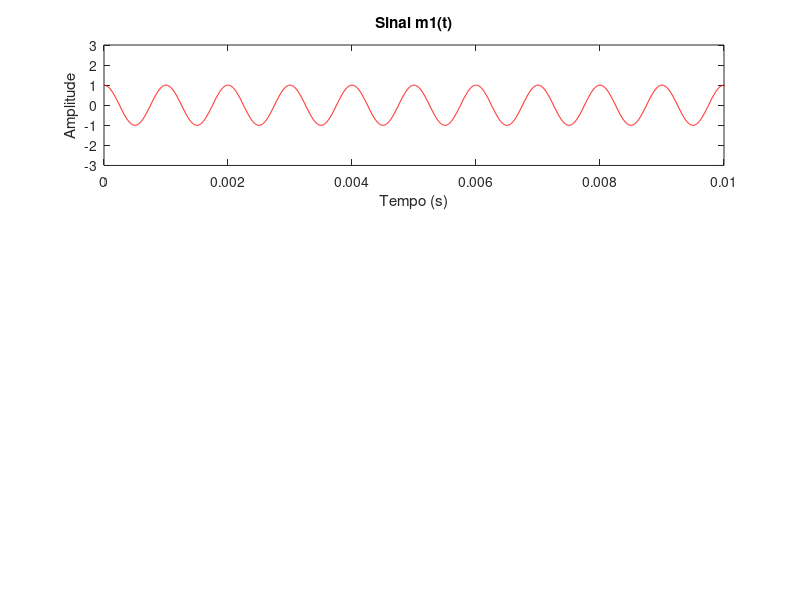
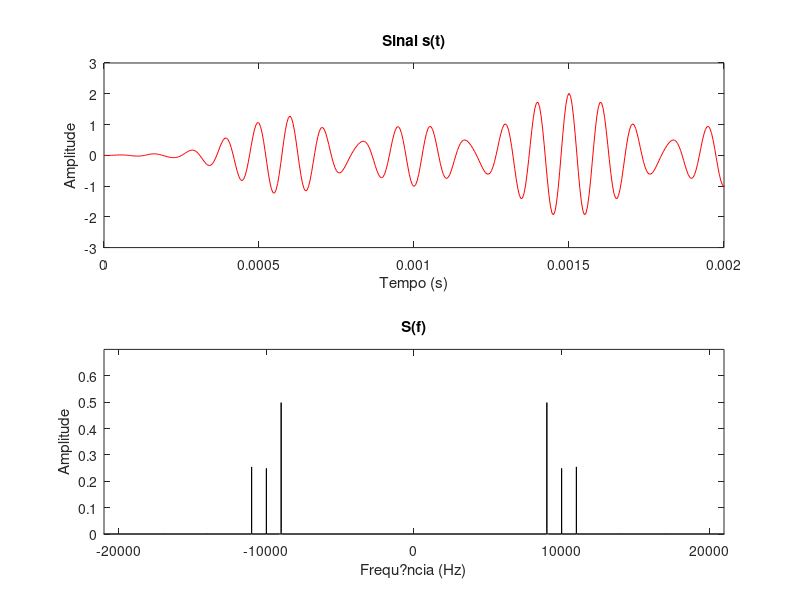
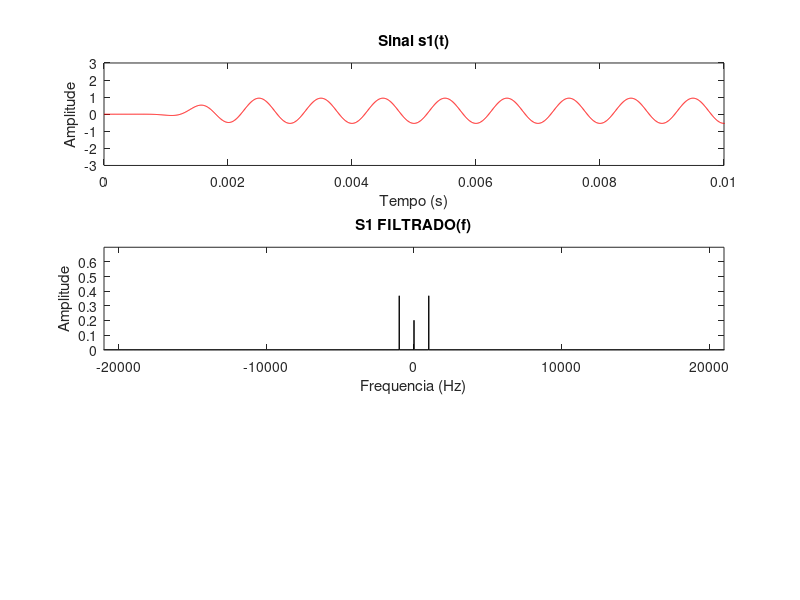

Write MATLAB code to recreate these figures, in order.
clc
close all
clear all

Am = 1;                                 % Amplitude do sinal 
Ac = 1;                                 % Amplitude da portadora
fm = 1000;                              % Frequ?ncia do sinal
fc = 1000;                              % Frequ?ncia da portadora
N = 200;                                % Fator de superamostragem
fs = N*fm;                              % Frequ?ncia de amostragem
num_periodos = 1000;                    % N?mero de per?odos
t_final = num_periodos*(1/fm);          % Dois per?odos
Ts = 1/fs;                              % Tempo de amostragem 
t = 0:Ts:t_final;                       % Vetor tempo
f_passo = 1/t_final;
f = -fs/2:f_passo:fs/2;

m1 = Am*cos(2*pi*fm.*t);
m2 = Am*cos(2*pi*2*fm*t);
m3 = Am*cos(2*pi*3*fm*t);

figure(1)
subplot(3,1,1)
plot(t,m1,'r')
ylabel('Amplitude')
xlabel('Tempo (s)')
title('Sinal m1(t)')
axis([0 t_final/100 -3*Am 3*Am])

c1 = Ac*cos(2*pi*10*fc.*t);
c2 = Ac*cos(2*pi*12*fc.*t);
c3 = Ac*cos(2*pi*14*fc.*t);

%modulando os sinais
m1_m = 2*m1.*c1;
m2_m = m2.*c2;
m3_m = m3.*c3;

%filtro passa faixa para nao misturar os sinais
pf1 = fir1(200, [8500/(fs/2) 9500/(fs/2)]);
pf2 = fir1(200, [9500/(fs/2) 10500/(fs/2)]);
pf3 = fir1(200, [10500/(fs/2) 11500/(fs/2)]);

%filtrando os sinais
m1_m_filtrado = filter(pf1, 1, m1_m);
m2_m_filtrado = filter(pf2, 1, m2_m);
m3_m_filtrado = filter(pf3, 1, m3_m);

%sinal enviado
s = m1_m_filtrado + m2_m_filtrado + m3_m_filtrado;

%sinal em funcao do tempo
figure(2)
subplot(2,1,1)
plot(t,s,'r')
ylabel('Amplitude')
xlabel('Tempo (s)')
title('Sinal s(t)')
axis([0 t_final/500 -3*Am 3*Am])
% 
subplot(2,1,2)
S = fftshift(fft(s)/length(s));
plot(f,abs(S),'k');
axis([-21*fc 21*fc 0 0.7]);
ylabel('Amplitude')
xlabel('Frequ?ncia (Hz)')
title('S(f)')


%tratamento recebimento do sinal
%gerando filtros para tratamento do sinal
filtro_pf1 = fir1(200, [8500/(fs/2) 9500/(fs/2)]);
filtro_pf2 = fir1(200, [9500/(fs/2) 10500/(fs/2)]);
filtro_pf3 = fir1(200, [10500/(fs/2) 11500/(fs/2)]);

%filtrando e separando os sinais
s1 = filter(filtro_pf1, 1, s);
s2 = filter(filtro_pf2, 1, s);
s3 = filter(filtro_pf3, 1, s);

%demodulando os sinais
s1_dem = 2*s1.*c1;
s2_dem = s2.*c2;
s3_dem = s3.*c3;

%gerando os filtros de 1, 2 e 3 KHz
filtro_pb1 = fir1(200, 1500/(fs/2));
filtro_pb2 = fir1(200, 2500/(fs/2));
filtro_pb3 = fir1(200, 3500/(fs/2));

%filtrando os sinais separados
s1_filtrado = filter(filtro_pb1, 1, s1_dem);
s2_filtrado = filter(filtro_pb2, 1, s2_dem);
s3_filtrado = filter(filtro_pb3, 1, s3_dem);


figure(3)
%plotando os sinais
%s1(t)
subplot(3,1,1)
plot(t,s1_filtrado,'r')
ylabel('Amplitude')
xlabel('Tempo (s)')
title('Sinal s1(t)')
axis([0 t_final/100 -3*Am 3*Am])
%S1(f)
S1_FILTRADO = fftshift(fft(s1_filtrado)/length(s1_filtrado));
subplot(3,1,2)
plot(f,abs(S1_FILTRADO),'k');
axis([-21*fc 21*fc 0 0.7]);
ylabel('Amplitude')
xlabel('Frequencia (Hz)')
title('S1 FILTRADO(f)')
